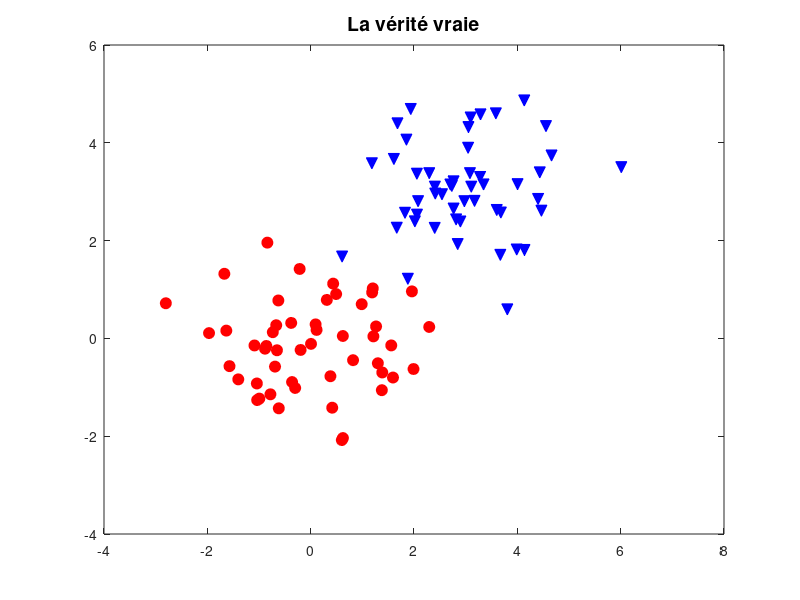

The MATLAB script that drew this image:
clear;
close all;

%%% les donnees
vmu1 = [0 0]';
vmu2 = [3 3]';
SIGMA = eye(2);

n = 50; % nombre de points par classe

% generation de donnees aleatoires suivant lois gaussiennes
X1 =  mvnrnd(vmu1,SIGMA,n);   % classe 1
X2 =  mvnrnd(vmu2,SIGMA,n);    % classe 2


figure, plot(X1(:,1), X1(:,2), 'ro', 'markersize', 8, 'markerfacecolor', 'r')
hold on
plot(X2(:,1), X2(:,2), 'bv', 'markersize', 8, 'markerfacecolor', 'b')
title('La vérité vraie','fontsize', 14)

% on concatene les donn�es (on suppose qu'on ne sait pas quel point est de la classe 1 ou 2
% Dans la suite on ne travaillera qu'avec X1
X = [X1; X2]; clear X1 X2
